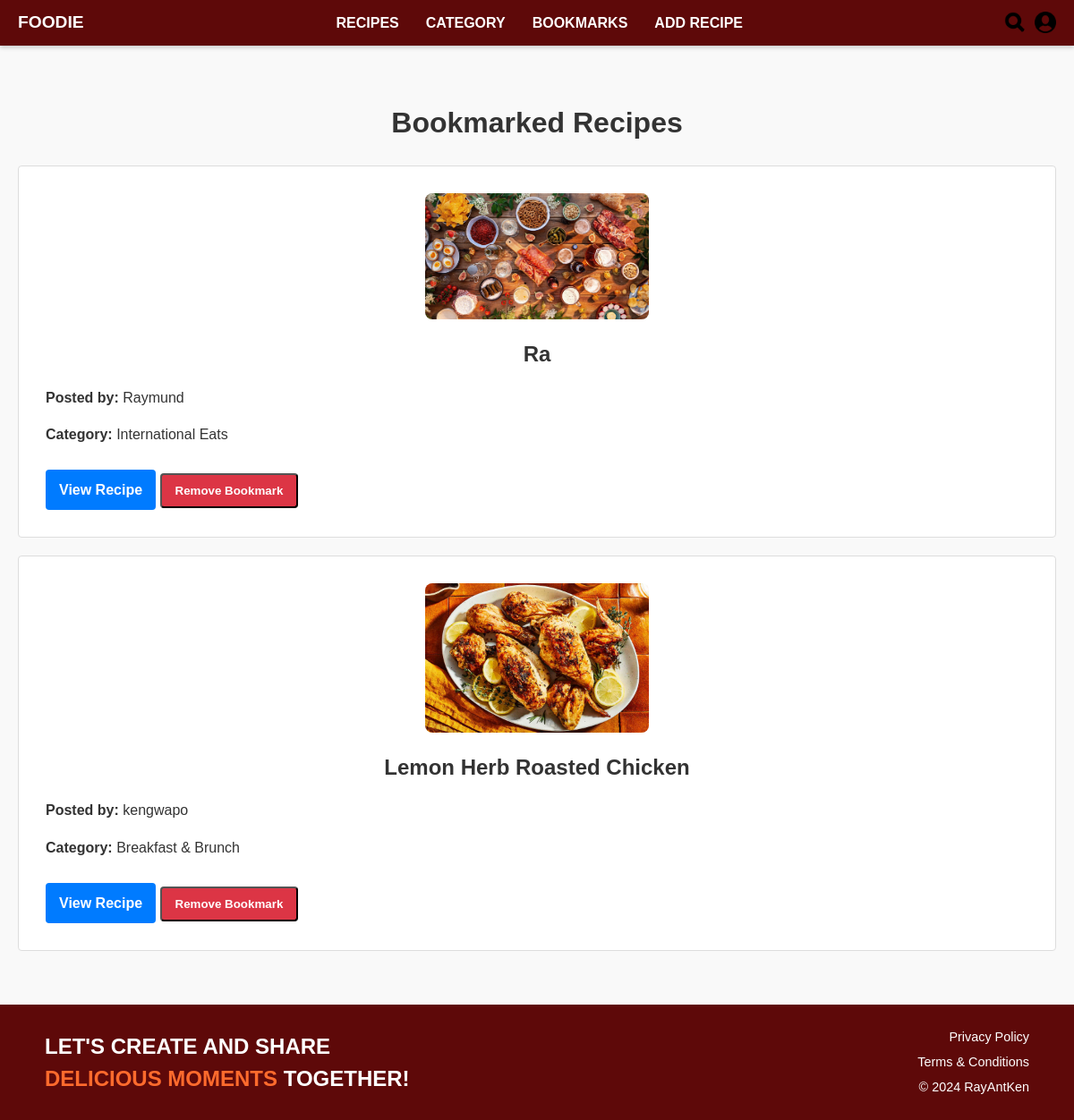
/recipes/bookmarks/ (signed in), run on an earlier commit of the app's database.
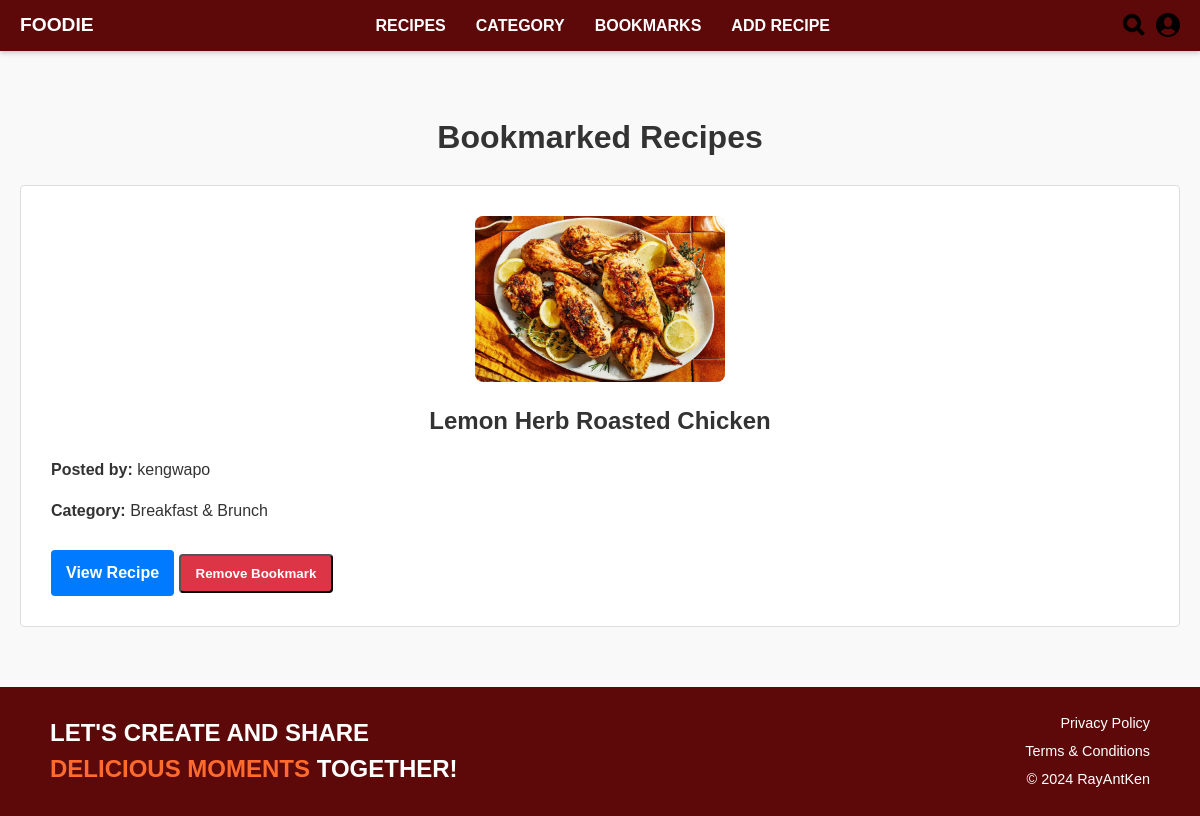
And on a later commit of the database.
### Recipes/models.py (models this page shows, shortened)
class Bookmark(models.Model):
    user = models.ForeignKey(
        settings.AUTH_USER_MODEL,
        on_delete=models.CASCADE,
        related_name='recipe_bookmarks'  # Ensure uniqueness here
    )
    recipe = models.ForeignKey(
        RecipePost,
        on_delete=models.CASCADE,
        related_name='bookmarks'  # Change this to avoid conflict with 'bookmarked_by'
    )
    created_at = models.DateTimeField(auto_now_add=True)
    class Meta:
        unique_together = ('user', 'recipe')  # Prevent duplicate bookmarks

class RecipePost(models.Model):
    title = models.CharField(max_length=200)
    user = models.ForeignKey(settings.AUTH_USER_MODEL, on_delete=models.SET_NULL, null=True, blank=True) #User, on_delete=models.CASCADE
    description = models.TextField(default='')
    category = models.CharField(max_length=50, default='Uncategorized')
    ingredients = models.TextField()
    directions = models.TextField(default='')
    image = models.ImageField(upload_to='recipe/images/', blank=True, null=True)  # Optional image field
    created_at = models.DateTimeField(auto_now=True)
    CATEGORY_CHOICES = [
        ('Comfort Food', 'Comfort Food'),
        ('International Eats', 'International Eats'),
        ('Breakfast & Brunch', 'Breakfast & Brunch'),
        ('Community Picks', 'Community Picks'),
    ]
    title = models.CharField(max_length=200)  # Recipe title
    user = models.ForeignKey(
        settings.AUTH_USER_MODEL,
        on_delete=models.SET_NULL,
        null=True,
        blank=True
    )  # Associated user, nullable and optional
    description = models.TextField(default='')  # Brief description of the recipe
    category = models.CharField(
        max_length=50,
        choices=CATEGORY_CHOICES,
        default='Uncategorized'
    )  # Recipe category with predefined choices
    ingredients = models.TextField()  # Ingredients list
    directions = models.TextField(default='')  # Step-by-step directions
    image = models.ImageField(
        upload_to='recipe/images/',
        blank=True,
        null=True
    )  # Optional recipe image
    created_at = models.DateTimeField(auto_now=True)  # Timestamp of creation

### Recipes/views.py (the view)
# urls.py: path('bookmarks/', views.bookmark_list, name='bookmark_list'),
@login_required
def bookmark_list(request):
    bookmarks = Bookmark.objects.filter(user=request.user)
    context = {
        'bookmarks': bookmarks,
    }
    return render(request, 'recipes/bookmark_list.html', context)

### Recipes/templates/recipes/bookmark_list.html (shortened to what this page needs)
<!DOCTYPE html>
<html lang="en">
<head>
</head>
<body>
    <header>
        {% include 'navbar.html' %}
    </header>
    <main>
        <h1>Bookmarked Recipes</h1>
        <ul>
            {% for bookmark in bookmarks %}
                <li>
                    {% if bookmark.recipe.image %}
                        <img src="{{ bookmark.recipe.image.url }}" alt="{{ bookmark.recipe.title }}">
                    {% endif %}
                    <p class="recipe-title">{{ bookmark.recipe.title }}</p>
                    <p><strong>Posted by:</strong> {{ bookmark.recipe.user.username }}</p>
                    <p><strong>Category:</strong> {{ bookmark.recipe.category }}</p>
                    <a href="{% url 'recipe_detail' bookmark.recipe.pk %}" class="button">View Recipe</a>
                    <form method="POST" action="{% url 'remove_bookmark' bookmark.recipe.pk %}" style="display: inline;">
                        <button type="submit" class="btn-danger">Remove Bookmark</button>
                    </form>
                </li>
            {% empty %}
                <li>No bookmarks available.</li>
            {% endfor %}
        </ul>
    </main>
    {% include 'footer.html' %}
</body>
</html>

What changed in the data, as far as the page shows it:
removed Bookmark: recipe.image (picture), recipe "Ra", recipe.user.username "Raymund", recipe.category "International Eats"
